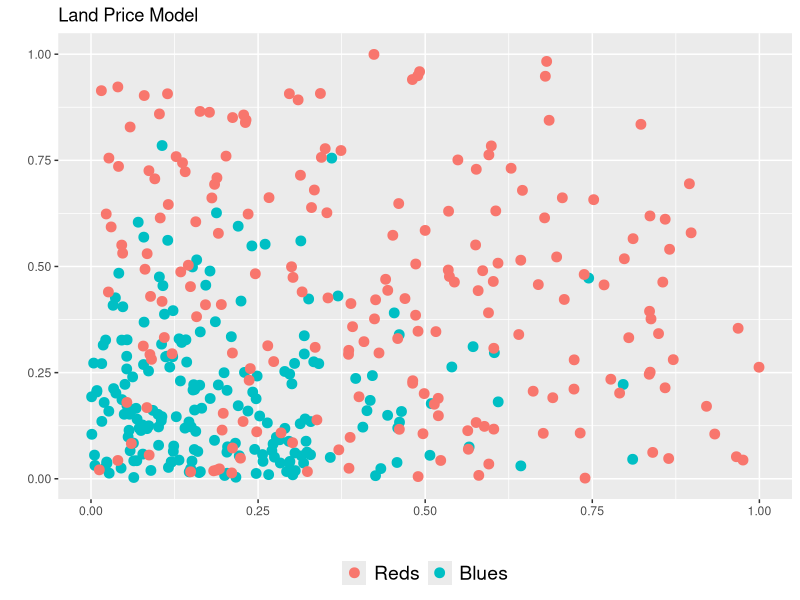

This chart was generated by the following R code:

#===========================================
#
#  computational economics: week 2 day 2 class example
#  John Eric HUmphries
#  2014-04-09
#
# abstract: for students to study as part of their hw.
#
#===========================================


#========================
# Section 0: setup
#========================
rm(list=ls()) 
library(ggplot2)

#========================
# Section 1: control flow
#========================

# What does this loop display?
for (i in 1:10) {
    if ( i%%2 == 0) {
        i = i + 1    
    } else if (i%%3==0) {
        i = i*10
    } else {
        i = -1
    } 
    print(i)
}
# we need to not forget= versus =.

# What does this loop display?
k = rep(0,10)
for (i in 1:10) {
    for (j in 1:10) {
    k[i] = k[i] + j
    }
}
# what if i wanted to not add the number 1 to k[1], the number 2 to k[2] etc?

#==============================
# Section 3: A land-price model
#==============================

LandPrice <- function(n1,n2,p1,p2) {
    # This function simulates a location model based on income.
    #
    # Args: n1 - the number of group1 to simulate
    #       n2 - the number of group2 to simulate
    #       k - the means of their incomes
    #       p1 and p2 - tuning parameters for the distributions
    # Output: The final distribution of ppl an types (plots as side effects)
    # Error Handling:
    if (p1<0 | p2<0)
        stop("p1 and p2 must be positive")
    n = n1 + n2
    data <- matrix(NA,sum(n),4)
    data[,2:3] <- runif(n*2)
    data[1:n1,4]  = 1
    data[(n1+1):n,4]  = 0
    data[1:n1,1]  = rbeta(n1,2,shape2=p1)
    data[(n1+1):n,1]  = rbeta(n2,2,shape2=p2)
    colnames(data) <- c("income","x","y","color")
    for (ind in 1:n) {
        take = 0
        while (take == 0) {
            data[ind,2:3] = runif(2)
            cost   = sqrt(data[ind,2]^2 + data[ind,3]^2)
            bound  = abs(rnorm(1,sd=.25))
            take   = cost - bound < data[ind,1] &  cost + bound >= data[ind,1] 
        }
    }
    Legend = factor(data[,4],levels=c(0,1),labels=c("Reds","Blues"))
    plot1 <- (qplot(x=data[,2], y=data[,3], geom="point",  color=Legend,size=I(3),
                    xlab="", ylab="")   + theme( legend.position="bottom", legend.text=element_text(size=14), legend.title=element_blank())
              + ggtitle("Land Price Model"))
    print(plot1)
    return(data)
}

data = LandPrice(200,200,15,1)

